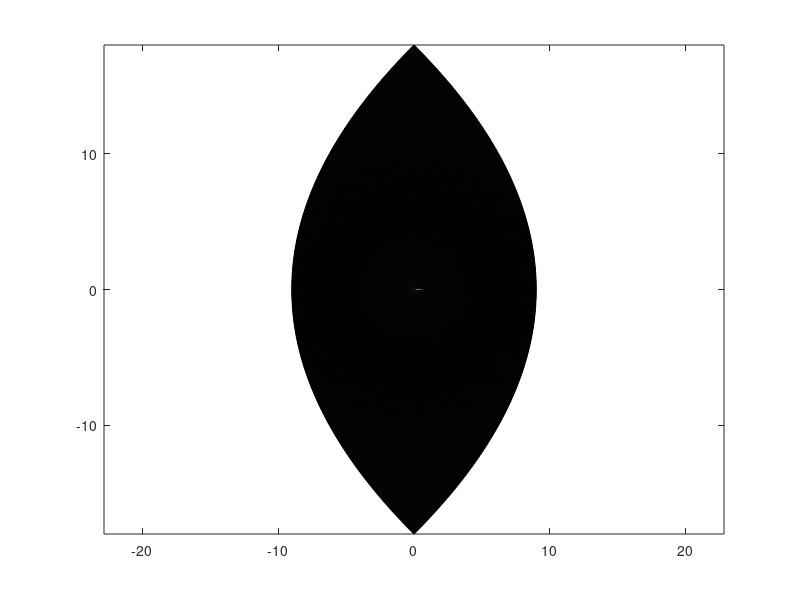

This chart was generated by the following MATLAB code:
close all;
clear all;

%
% use NACA0012 definition to construct aero upper surface
%

x = sin(linspace(0,pi/2,100)).^2;
y = 0.594689181*[0.298222773*sqrt(x) - 0.127125232*x    - 0.357907906*x.^2 ...
                                     + 0.291984971*x.^3 - 0.105174696*x.^4];
y(end)=0;

%figure
%plot(x,y,x,-y);

%
% apply complex square root transform
%

x0 = 0.0077;
z  = complex(x,y);
z  = sqrt(z-x0);
z  = [ -conj(fliplr(z)) z(2:end) ];

%figure
%plot(real(z),imag(z),'*-');

x = real(z); y = imag(z);

%
% generate grid in complex square root domain
%

I = 400;
J = 600;

xb = linspace(-3,3,3*I+1);
yb = zeros(size(xb));

yb(I+2:2*I) = spline(x,y,xb(I+2:2*I));

xg = repmat(xb',1,J+1);
for i=1:3*I+1
  yg(i,:) = linspace(yb(i),3,J+1);
end

%figure
%plot(xg,yg,'k-',xg',yg','k-'); axis equal

%
% map it back to physical domain
%

z = complex(xg,yg).^2;
x = real(z); y = imag(z);

figure
plot(x,y,'k-',x',y','k-'); axis equal

%
% construct output file
%

nnodes   = (3*I+1)*(J+1) - (I+1);  % number of unique nodes
ncells   = 3*I*J;                  % number of cells
nffnodes = 3*I + 2*J;              % number of far-field nodes

node = zeros(3*I+1,J+1);
xn   = zeros(1,nnodes);
yn   = zeros(1,nnodes);

ff_node = zeros(1,nffnodes);
nff = 0;

for j = 1:J+1
  for i = 1:3*I+1
    k = i + (j-1)*(3*I+1) - (I+1);

    if (k>0)
      node(i,j) = k;
      xn(k) = x(i,j);
      yn(k) = y(i,j);

      if (i==1 || i==3*I+1 || j==J+1)
        nff = nff+1;
        ff_node(nff) = k;
      end
    else
      node(i,j) = 2*I+1 - i;
    end

  end
end

if (nff ~= nffnodes)
  disp('wrong number of far-field nodes');
end

cell_node = zeros(4,ncells);

wid = 1;
ic  = 0;

for j2 = 1:wid:J
 for i = 1:3*I
  for j = j2:min(j2+wid-1,J)
    ic = ic+1;
    cell_node(1,ic) = node(i  ,j);
    cell_node(2,ic) = node(i+1,j);
    cell_node(3,ic) = node(i  ,j+1);
    cell_node(4,ic) = node(i+1,j+1);
  end
 end
end

%
% switch to C numbering
%

cell_node = cell_node  - 1;
ff_node   = ff_node    - 1;

%
% output to grid.dat file
%

fid = fopen('FE_grid.dat','wt');

fprintf(fid,' %d %d %d \n',nnodes, ncells, nffnodes);

for n=1:nnodes
  fprintf(fid,' %f %f \n',xn(n),yn(n));
end

for n=1:ncells
  fprintf(fid,' %d %d %d %d \n',cell_node(1,n),cell_node(2,n),...
                                cell_node(3,n),cell_node(4,n) );
end

for n=1:nffnodes
  fprintf(fid,' %d \n',ff_node(n) );
end

fclose(fid);
